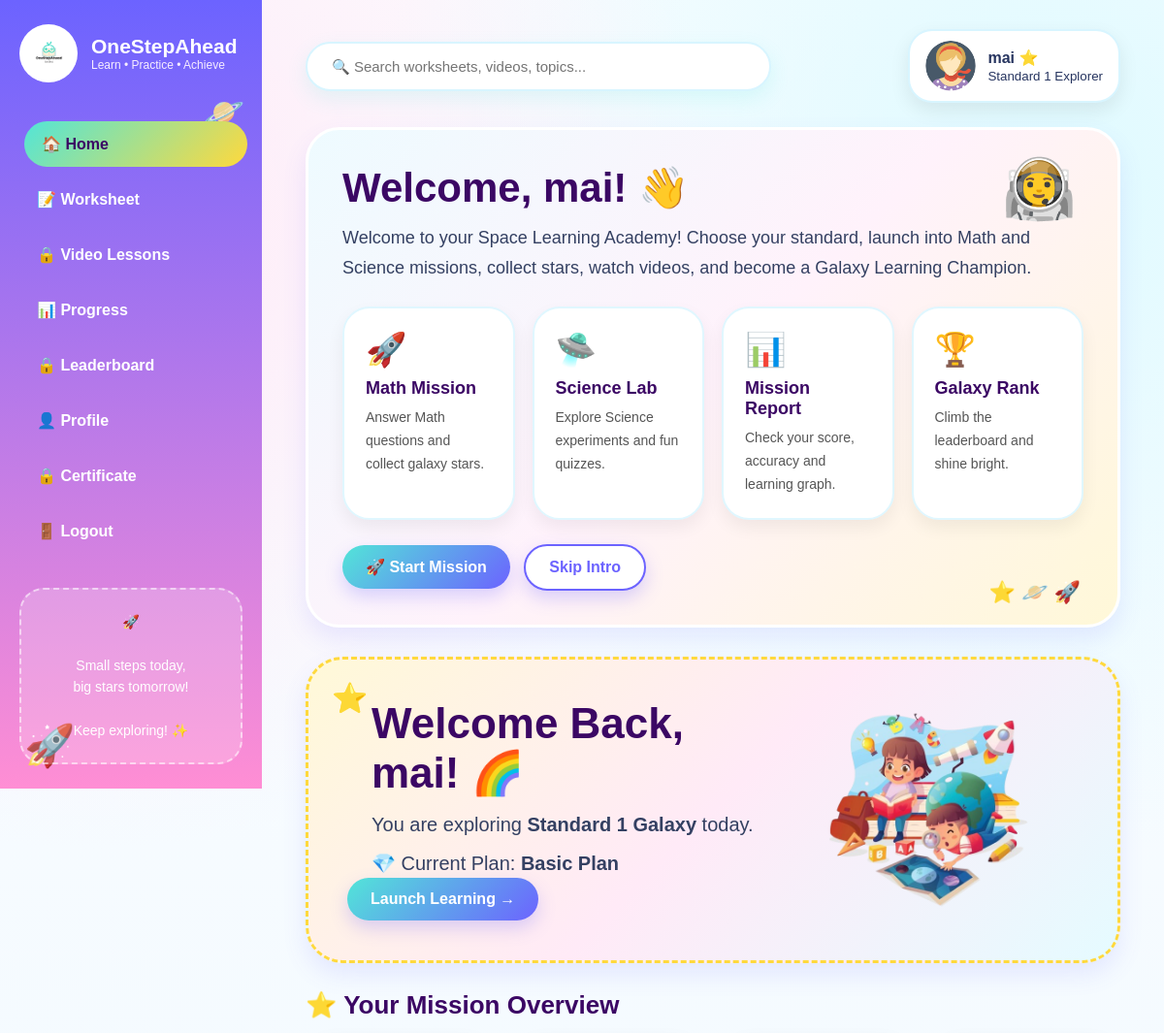
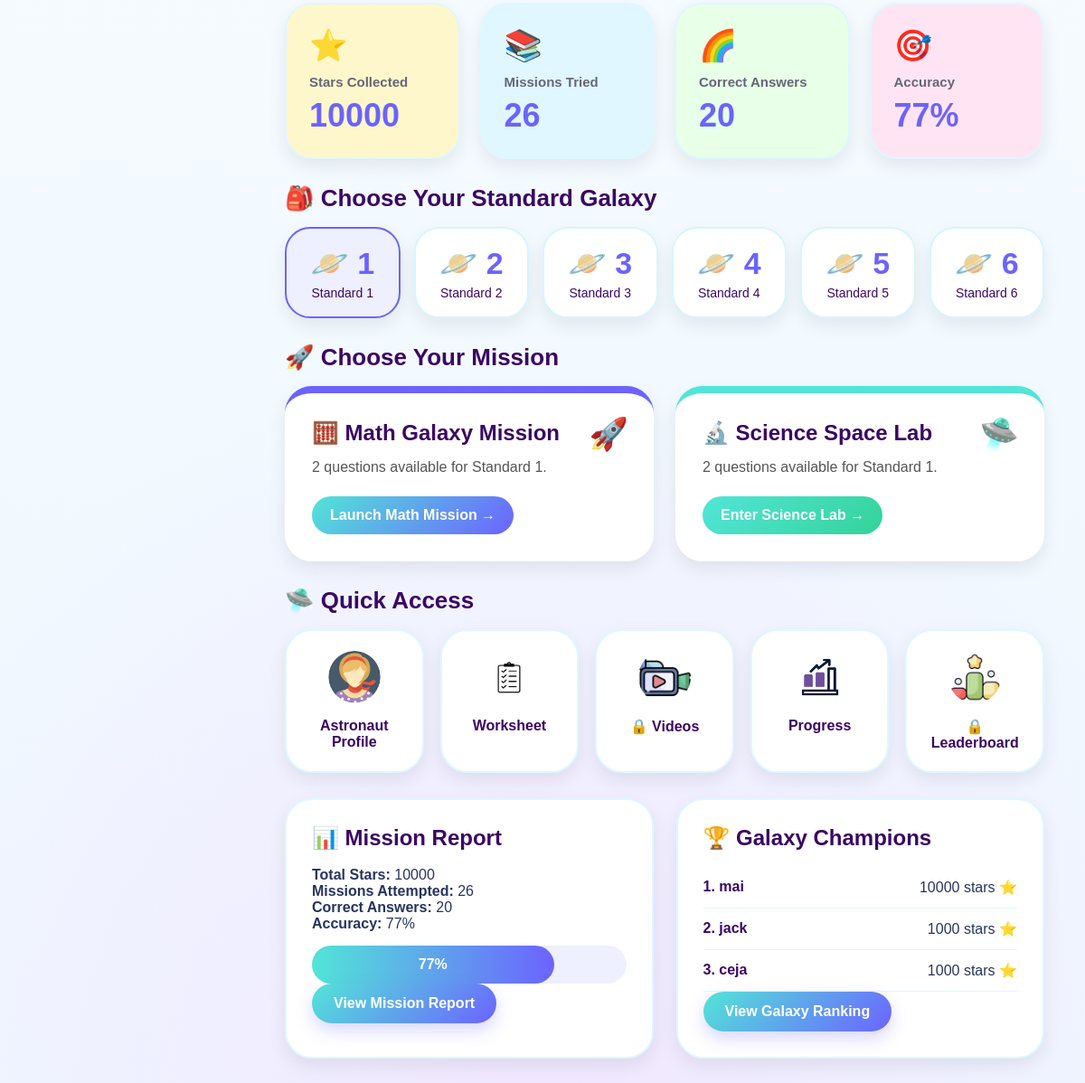
The page /home.php (signed in) on the database its author committed (2 pictures, top to bottom).
### tables this page shows
CREATE TABLE `users` (
  `user_id` int(11) NOT NULL,
  `user_code` varchar(10) DEFAULT NULL,
  `username` varchar(100) DEFAULT NULL,
  `email` varchar(100) DEFAULT NULL,
  `phone` varchar(20) DEFAULT NULL,
  `role` varchar(20) DEFAULT NULL,
  `standard` varchar(50) DEFAULT NULL,
  `password` varchar(255) DEFAULT NULL,
  `avatar` varchar(100) DEFAULT 'avatar.jpg',
  `created_at` timestamp NOT NULL DEFAULT current_timestamp(),
  `subject_taught` varchar(50) DEFAULT NULL
);

CREATE TABLE `subscriptions` (
  `subscription_id` int(11) NOT NULL,
  `user_code` varchar(10) NOT NULL,
  `plan_name` varchar(50) NOT NULL,
  `amount` decimal(10,2) NOT NULL,
  `bill_code` varchar(100) DEFAULT NULL,
  `payment_status` varchar(20) NOT NULL DEFAULT 'Pending',
  `subscribed_at` timestamp NOT NULL DEFAULT current_timestamp()
);

CREATE TABLE `student_progress` (
  `progress_id` int(11) NOT NULL,
  `user_code` varchar(10) DEFAULT NULL,
  `standard` varchar(50) DEFAULT NULL,
  `subject` varchar(50) DEFAULT NULL,
  `total_points` int(11) DEFAULT 0,
  `total_attempt` int(11) DEFAULT 0,
  `total_correct` int(11) DEFAULT 0
);

### home.php (the view, shortened to what this page needs)
<?php
include "db.php";
$userCode = $_SESSION['user_code'];
$search = "";
$subSql =
"SELECT *
FROM subscriptions
WHERE user_code='$userCode'
AND payment_status='Paid'
ORDER BY subscription_id DESC
LIMIT 1";
$subResult = $conn->query($subSql);
$subscription = $subResult->fetch_assoc();
$planName = $subscription['plan_name'];
$canAccessVideo = false;
$canAccessCertificate = false;
$canAccessLeaderboard = false;
$userSql =
"SELECT *
FROM users
WHERE user_code='$userCode'";
$userResult = $conn->query($userSql);
$user = $userResult->fetch_assoc();
if(isset($_SESSION['selected_standard']))
{
    $selectedStandard = $_SESSION['selected_standard'];
}
else
{
    $selectedStandard = $user['standard'];
}
$avatar = "avatar.jpg";
if(isset($user['avatar']) && $user['avatar'] != "")
{
    $avatar = $user['avatar'];
}
$progressSql =
"SELECT *
FROM student_progress
WHERE user_code='$userCode'";
$progressResult = $conn->query($progressSql);
if($progressResult->num_rows > 0)
{
    $progress = $progressResult->fetch_assoc();
    $points = $progress['total_points'];
    $attempt = $progress['total_attempt'];
    $correct = $progress['total_correct'];
}
else
{
    $points = 0;
    $attempt = 0;
    $correct = 0;
}
if($attempt > 0)
{
    $accuracy = round(($correct / $attempt) * 100);
}
else
{
    $accuracy = 0;
}
$mathSql =
"SELECT COUNT(*) AS total
FROM worksheet_questions
WHERE standard='".$selectedStandard."'
AND subject='Math'";
$mathResult = $conn->query($mathSql);
$mathRow = $mathResult->fetch_assoc();
$mathTotal = $mathRow['total'];
$scienceSql =
"SELECT COUNT(*) AS total
FROM worksheet_questions
WHERE standard='".$selectedStandard."'
AND subject='Science'";
$scienceResult = $conn->query($scienceSql);
$scienceRow = $scienceResult->fetch_assoc();
$scienceTotal = $scienceRow['total'];
$leaderSql =
"SELECT users.username, student_progress.total_points
FROM users
INNER JOIN student_progress
ON users.user_code = student_progress.user_code
WHERE users.role='Student'
ORDER BY student_progress.total_points DESC
LIMIT 3";
$leaderResult = $conn->query($leaderSql);
?>
<!DOCTYPE html>
<html>
<head>
</head>
<body>
<div class="sidebar">
    <div class="logoBox">
        <img src="Logo.png">
        <div>
            <h2>OneStepAhead</h2>
            <p>Learn • Practice • Achieve</p>
        </div>
    </div>
    <div class="nav">
	<a href="home.php" class="active">🏠 Home</a>
	<a href="worksheet.php">📝 Worksheet</a>
<?php if($canAccessVideo) { ?>
    <a href="video.php">🎥 Video Lessons</a>
<?php } else { ?>
    <a href="#" onclick="alert('Video Lessons are only available for Standard and Premium Plan'); return false;">🔒 Video Lessons</a>
<?php } ?>
<a href="progress.php">📊 Progress</a>
<?php if($canAccessLeaderboard) { ?>
    <a href="leaderboard.php">🏆 Leaderboard</a>
<?php } else { ?>
    <a href="#" onclick="alert('Leaderboard is only available for Premium Plan'); return false;">🔒 Leaderboard</a>
<?php } ?>
<a href="profile.php">👤 Profile</a>
<?php if($canAccessCertificate) { ?>
    <a href="certificate.php">📜 Certificate</a>
<?php } else { ?>
    <a href="#" onclick="alert('Certificate is only available for Premium Plan'); return false;">🔒 Certificate</a>
<?php } ?>
        <a href="logout.php">🚪 Logout</a>
    </div>
    <div class="quoteBox">
        🚀<br><br>
        Small steps today,<br>
        big stars tomorrow!
        <br><br>
        Keep exploring! ✨
    </div>
</div>
<div class="main">
    <div class="topbar">
        <form method="GET" action="home.php">
    <input
    type="text"
    name="search"
    class="searchBox"
    placeholder="🔍 Search worksheets, videos, topics..."
    value="<?php echo $search; ?>">
</form>
        <a href="profile.php" style="text-decoration:none;color:inherit;">
            <div class="profileMini">
                <img src="<?php echo $avatar; ?>">
                <div>
                    <b><?php echo $user['username']; ?> ⭐</b><br>
                    <small><?php echo $selectedStandard; ?> Explorer</small>
                </div>
            </div>
        </a>
    </div>
    <div class="instructionBox">
        <h1>
            Welcome, <?php echo $user['username']; ?>! 👋
        </h1>
        <p>
            Welcome to your Space Learning Academy! Choose your standard, launch into Math and Science missions, collect stars, watch videos, and become a Galaxy Learning Champion.
        </p>
        <div class="guideGrid">
            <div class="guideCard">
                🚀
                <h3>Math Mission</h3>
                <p>Answer Math questions and collect galaxy stars.</p>
            </div>
            <div class="guideCard">
                🛸
                <h3>Science Lab</h3>
                <p>Explore Science experiments and fun quizzes.</p>
            </div>
            <div class="guideCard">
                📊
                <h3>Mission Report</h3>
                <p>Check your score, accuracy and learning graph.</p>
            </div>
            <div class="guideCard">
                🏆
                <h3>Galaxy Rank</h3>
                <p>Climb the leaderboard and shine bright.</p>
            </div>
        </div>
        <button onclick="window.location.href='worksheet.php'">
            🚀 Start Mission
        </button>
        <button
        class="skipBtn"
        onclick="document.getElementById('dashboardSection').scrollIntoView({behavior:'smooth'})">
            Skip Intro
        </button>
    </div>
    <div class="hero">
        <div>
            <h1>
                Welcome Back,<br>
                <?php echo $user['username']; ?>! 🌈
            </h1>
            <p>
                You are exploring
                <b><?php echo $selectedStandard; ?> Galaxy</b>
                today.
            </p>
			<p style="margin-top:10px;">
    💎 Current Plan:
    <b><?php echo $planName; ?></b>
</p>
            <button onclick="window.location.href='worksheet.php'">
                Launch Learning →
            </button>
        </div>
        <img src="education1.png" class="heroImg">
    </div>
    <h2 class="sectionTitle">⭐ Your Mission Overview</h2>
    <div class="stats">
        <div class="statCard">
            <div class="statIcon">⭐</div>
            <h3>Stars Collected</h3>
            <h1><?php echo $points; ?></h1>
        </div>
        <div class="statCard">
            <div class="statIcon">📚</div>
            <h3>Missions Tried</h3>
            <h1><?php echo $attempt; ?></h1>
        </div>
        <div class="statCard">
            <div class="statIcon">🌈</div>
            <h3>Correct Answers</h3>
            <h1><?php echo $correct; ?></h1>
        </div>
        <div class="statCard">
            <div class="statIcon">🎯</div>
            <h3>Accuracy</h3>
            <h1><?php echo $accuracy; ?>%</h1>
        </div>
    </div>
    <h2 class="sectionTitle">🎒 Choose Your Standard Galaxy</h2>
    <div class="standardGrid">
        <?php
        for($i = 1; $i <= 6; $i++)
        {
            $std = "Standard " . $i;
        ?>
        <a
        href="home.php?standard=<?php echo $std; ?>"
        class="standardCard <?php if($selectedStandard == $std){ echo 'activeStandard'; } ?>">
            <h1>🪐 <?php echo $i; ?></h1>
            <p><?php echo $std; ?></p>
        </a>
        <?php
        }
        ?>
    </div>
    <h2 class="sectionTitle">🚀 Choose Your Mission</h2>
    <div class="subjects">
        <div class="subjectCard math">
            <h2>🧮 Math Galaxy Mission</h2>
            <p>
                <?php echo $mathTotal; ?> questions available for
                <?php echo $selectedStandard; ?>.
            </p>
            <a href="mathQuiz.php?standard=<?php echo $selectedStandard; ?>">
                Launch Math Mission →
            </a>
        </div>
        <div class="subjectCard science">
            <h2>🔬 Science Space Lab</h2>
            <p>
                <?php echo $scienceTotal; ?> questions available for
                <?php echo $selectedStandard; ?>.
            </p>
            <a href="scienceQuiz.php?standard=<?php echo $selectedStandard; ?>">
                Enter Science Lab →
            </a>
        </div>
    </div>
    <h2 class="sectionTitle">🛸 Quick Access</h2>
    <div class="quick">
        <div class="quickCard">
            <a href="profile.php">
                <img src="<?php echo $avatar; ?>">
                <h3>Astronaut Profile</h3>
            </a>
        </div>
        <div class="quickCard">
            <a href="worksheet.php">
                <img src="worksheet.jpg">
                <h3>Worksheet</h3>
            </a>
        </div>
        <div class="quickCard">
    <?php if($canAccessVideo) { ?>
        <a href="video.php">
            <img src="video.jpg">
            <h3>Videos</h3>
        </a>
    <?php } else { ?>
        <a href="#" onclick="alert('Video Lessons are only available for Standard and Premium Plan'); return false;">
            <img src="video.jpg">
            <h3>🔒 Videos</h3>
        </a>
    <?php } ?>
</div>
        <div class="quickCard">
            <a href="progress.php">
                <img src="progress.jpg">
                <h3>Progress</h3>
            </a>
        </div>
       <div class="quickCard">
    <?php if($canAccessLeaderboard) { ?>
        <a href="leaderboard.php">
            <img src="leaderboard.jpg">
            <h3>Leaderboard</h3>
        </a>
    <?php } else { ?>
        <a href="#" onclick="alert('Leaderboard is only available for Premium Plan'); return false;">
            <img src="leaderboard.jpg">
            <h3>🔒 Leaderboard</h3>
        </a>
    <?php } ?>
</div>
    </div>
    <div class="bottom">
        <div class="panel">
            <h2>📊 Mission Report</h2>
            <p><b>Total Stars:</b> <?php echo $points; ?></p>
            <p><b>Missions Attempted:</b> <?php echo $attempt; ?></p>
            <p><b>Correct Answers:</b> <?php echo $correct; ?></p>
            <p><b>Accuracy:</b> <?php echo $accuracy; ?>%</p>
            <div class="progressBar">
                <div class="progressFill">
                    <?php echo $accuracy; ?>%
                </div>
            </div>
            <a href="progress.php" class="btn">
                View Mission Report
            </a>
        </div>
        <div class="panel">
            <h2>🏆 Galaxy Champions</h2>
            <?php
            $rank = 1;
            if($leaderResult->num_rows > 0)
            {
                while($leader = $leaderResult->fetch_assoc())
                {
            ?>
            <div class="rankRow">
                <b>
                    <?php echo $rank; ?>.
                    <?php echo $leader['username']; ?>
                </b>
                <span>
                    <?php echo $leader['total_points']; ?> stars ⭐
                </span>
            </div>
            <?php
                    $rank++;
                }
            }
            else
            {
            ?>
            <p>No leaderboard data yet.</p>
            <?php
            }
            ?>
            <a href="leaderboard.php" class="btn">
                View Galaxy Ranking
            </a>
        </div>
    </div>
</div>
</body>
</html>

### rows shown on the page
users: avatar (picture), username "mai", standard "Standard 1"
subscriptions: plan_name "Basic Plan"
student_progress: total_points "10000", total_attempt "26", total_correct "20", accuracy "77"

### other values the page prints
$std "Standard 1"
$std "Standard 2"
$std "Standard 3"
$std "Standard 4"
$std "Standard 5"
$std "Standard 6"
$mathTotal "2"
$scienceTotal "2"
$leader['username'] "mai"
$leader['total_points'] "10000"
$leader['username'] "jack"
$leader['total_points'] "1000"
$leader['username'] "ceja"
